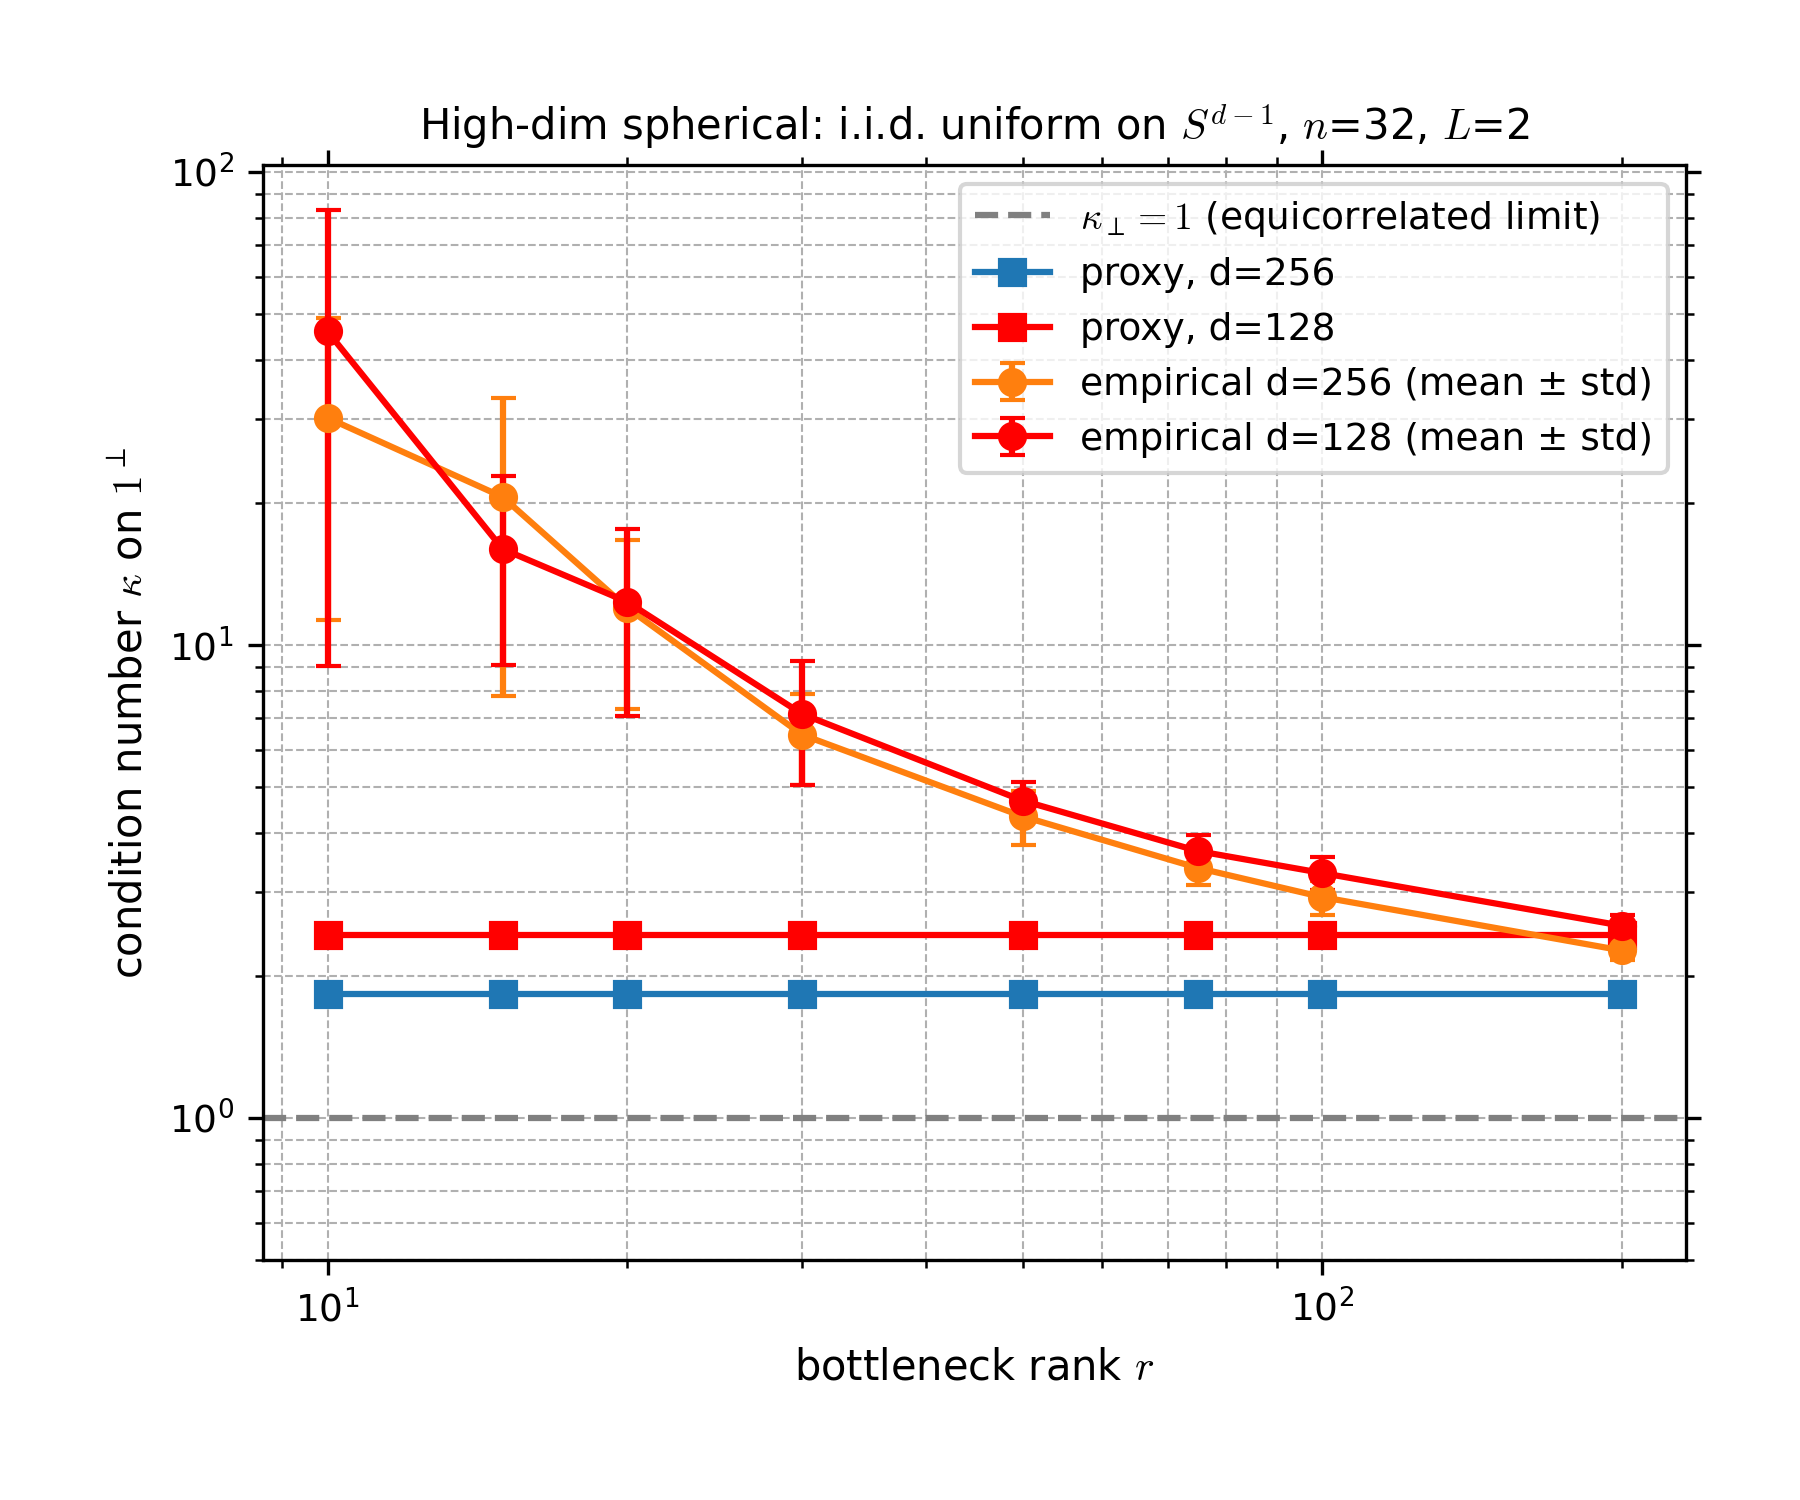

Reproduce this figure in Python.
"""
Condition number of proxy vs empirical RF-LR NTK for i.i.d. uniform data on S^{d-1} (high d).

Validates Corollary 13 (second item): with high probability max |rho_ij| = O(1/sqrt(d)),
so data are approximately equicorrelated and kappa_perp = 1+o(1); empirical concentrates as r grows.

Paper: refs/colt2026/depth_scaling.tex (Corollary 13, high-dimensional random data).
"""

import math
import sys
from pathlib import Path

import matplotlib

matplotlib.use("Agg")
import matplotlib as mpl
import matplotlib.pyplot as plt
import numpy as np

sys.path.insert(0, str(Path(__file__).parent.parent.parent))

plt.rcParams["figure.figsize"] = [6, 6]
plt.rcParams["font.size"] = 18
mpl.rcParams["mathtext.fontset"] = "cm"
mpl.rcParams["savefig.dpi"] = 300
mpl.rcParams["font.size"] = 22
plt.rcParams["ytick.right"] = True
plt.rcParams["xtick.top"] = True


def varrho_relu_eoc(rho: float) -> float:
    rho_c = float(np.clip(rho, -1.0, 1.0))
    term = math.sqrt(max(0.0, 1.0 - rho_c * rho_c)) - rho_c * math.acos(rho_c)
    return rho_c + 0.5 * (2.0 / math.pi) * term


def s_relu(rho: float) -> float:
    rho_c = float(np.clip(rho, -1.0, 1.0))
    theta = math.acos(rho_c)
    return ((math.pi - theta) * math.cos(theta) + math.sin(theta)) / (2.0 * math.pi)


def dot_s_relu(rho: float) -> float:
    rho_c = float(np.clip(rho, -1.0, 1.0))
    theta = math.acos(rho_c)
    return 0.5 - theta / (2.0 * math.pi)


def theta_proxy_L(r: int, L: int, rho: float) -> float:
    th = 1.0 + s_relu(rho)
    rho_k = rho
    for k in range(2, L + 1):
        rho_k = varrho_relu_eoc(rho_k)
        ak = dot_s_relu(rho_k) / float(r)
        bk = s_relu(rho_k) / float(r)
        th = 1.0 + ak * th + bk
    return th


def sample_unit_sphere(n: int, d: int, rng: np.random.Generator) -> np.ndarray:
    x = rng.standard_normal(size=(d, n), dtype=np.float64)
    norms = np.linalg.norm(x, axis=0, keepdims=True)
    norms = np.maximum(norms, 1e-12)
    return x / norms


def relu(x: np.ndarray) -> np.ndarray:
    return np.maximum(x, 0.0)


def empirical_ntk_gram_3layer(
    width: int,
    r: int,
    x: np.ndarray,
    rng: np.random.Generator,
) -> np.ndarray:
    d, n = x.shape
    w1 = rng.standard_normal(size=(width, d), dtype=np.float64) / math.sqrt(d)
    a1 = rng.standard_normal(size=(r, width), dtype=np.float64)
    w2 = rng.standard_normal(size=(width, r), dtype=np.float64) / math.sqrt(r)
    a2 = rng.standard_normal(size=(width,), dtype=np.float64)
    phi1 = relu(w1 @ x)
    u1 = (a1 @ phi1) / math.sqrt(width)
    h1 = relu(u1)
    m1 = (u1 > 0.0).astype(np.float64)
    u2 = w2 @ h1
    phi2 = relu(u2)
    m2 = (u2 > 0.0).astype(np.float64)
    k_a2 = (phi2.T @ phi2) / float(width)
    c1 = phi1.T @ phi1
    s = w2.T @ (a2[:, None] * m2)
    g = m1 * s
    gg = g.T @ g
    k_a1 = (c1 * gg) / float(width * width)
    return k_a2 + k_a1


def condition_number_centered(K: np.ndarray) -> float:
    n = K.shape[0]
    H = np.eye(n, dtype=np.float64) - np.ones((n, n), dtype=np.float64) / float(n)
    Kc = H @ K @ H
    evals = np.linalg.eigvalsh(Kc)
    evals = np.sort(evals)
    tol = 1e-12 * max(1.0, float(np.abs(evals).max()))
    positive = evals[evals > tol]
    if positive.size == 0:
        return float("inf")
    return float(evals.max()) / float(positive.min())


def proxy_gram_from_rho(r: int, L: int, rho_mat: np.ndarray) -> np.ndarray:
    """Proxy Gram M_ij = Theta^(L)(rho_ij). rho_mat is n x n with rho_ii=1."""
    n = rho_mat.shape[0]
    M = np.empty((n, n), dtype=np.float64)
    for i in range(n):
        for j in range(n):
            M[i, j] = theta_proxy_L(r, L, float(rho_mat[i, j]))
    return M


def main() -> None:
    width = 16000
    n = 32
    L_val = 2
    n_trials = 30
    seed_data = 123
    seed_init = 200

    ranks = [10, 15, 20, 30, 50, 75, 100, 200]
    dims = [(256, "C0", "C0"), (128, "red", "red")]  # (d, proxy_color, empirical_color); d=256 both blue

    fig, ax = plt.subplots(1, 1, figsize=(6, 5))
    ax.axhline(1.0, color="gray", linestyle="--", linewidth=1.5, label=r"$\kappa_\perp=1$ (equicorrelated limit)")

    for d, proxy_color, emp_color in dims:
        rng_data = np.random.default_rng(seed_data + d)
        x = sample_unit_sphere(n=n, d=d, rng=rng_data)
        rho_mat = x.T @ x
        np.fill_diagonal(rho_mat, 1.0)
        max_off = float(np.max(np.abs(rho_mat - np.eye(n))))
        print(f"high-dim spherical: d={d}, n={n}, max_{{|rho_ij|}} (i!=j) = {max_off:.4f} (expect O(1/sqrt(d)) ~ {1/math.sqrt(d):.4f})")

        proxy_kappas = []
        for r in ranks:
            M = proxy_gram_from_rho(r=r, L=L_val, rho_mat=rho_mat)
            kappa = condition_number_centered(M)
            proxy_kappas.append(kappa)

        emp_means = []
        emp_stds = []
        for r in ranks:
            kappas = np.empty((n_trials,), dtype=np.float64)
            for t in range(n_trials):
                rng = np.random.default_rng(seed_init + 1000 * r + t + d * 10000)
                K = empirical_ntk_gram_3layer(width=width, r=r, x=x, rng=rng)
                kappas[t] = condition_number_centered(K)
            emp_means.append(float(kappas.mean()))
            emp_stds.append(float(kappas.std(ddof=1)))

        ax.plot(ranks, proxy_kappas, marker="s", color=proxy_color, label=f"proxy, d={d}")
        ax.errorbar(
            ranks,
            emp_means,
            yerr=emp_stds,
            marker="o",
            capsize=3,
            color=emp_color,
            label=f"empirical d={d} (mean ± std)",
        )
        for i, r in enumerate(ranks):
            print(f"d={d} r={r:>3d}  proxy_kappa={proxy_kappas[i]:.4f}  emp_mean={emp_means[i]:.4f}  emp_std={emp_stds[i]:.4f}")

    ax.set_xlabel("bottleneck rank $r$", fontsize=10)
    ax.set_ylabel(r"condition number $\kappa$ on $\mathbf{1}^\perp$", fontsize=10)
    ax.set_title(f"High-dim spherical: i.i.d. uniform on $S^{{d-1}}$, $n$={n}, $L$={L_val}", fontsize=10)
    ax.tick_params(axis="both", labelsize=9)
    ax.set_xscale("log")
    ax.set_yscale("log")
    ax.grid(True, which="both", linestyle="--", linewidth=0.5)
    ax.legend(loc="upper right", fontsize=9)
    ax.set_ylim(bottom=0.5)
    plt.tight_layout()
    out_dir = Path(__file__).resolve().parent
    plt.savefig(out_dir / "condition_number_highdim_spherical.png", dpi=300)
    plt.close()


if __name__ == "__main__":
    main()
